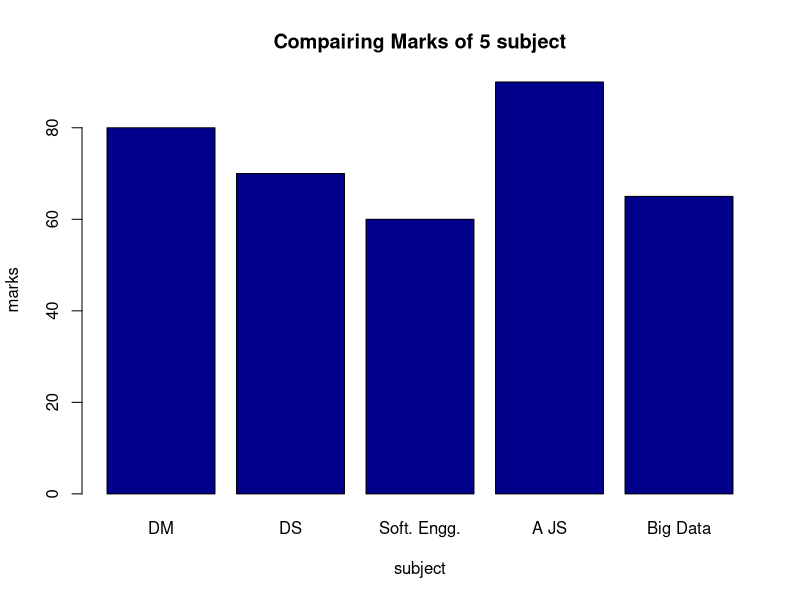

Write the R code that produced this figure.
#Write an R program to create a simple bar plot of five subject's marks

marks = c(80,70,60,90,65)
barplot(marks,
        main = "Compairing Marks of 5 subject",
        xlab = "subject",
        ylab = "marks",
        names.arg = c("DM","DS","Soft. Engg.","A JS","Big Data"),
        col = "darkblue",
        horiz = FALSE)